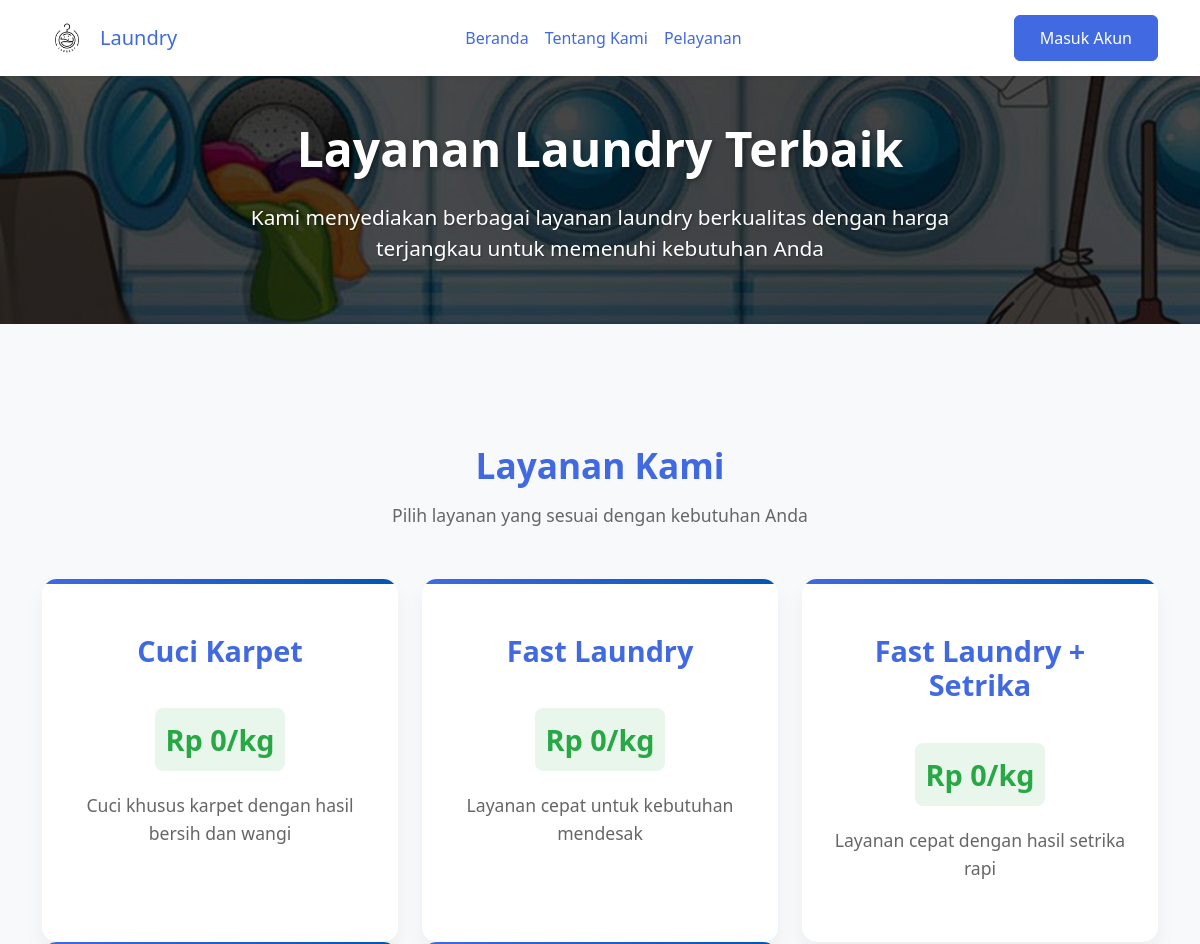
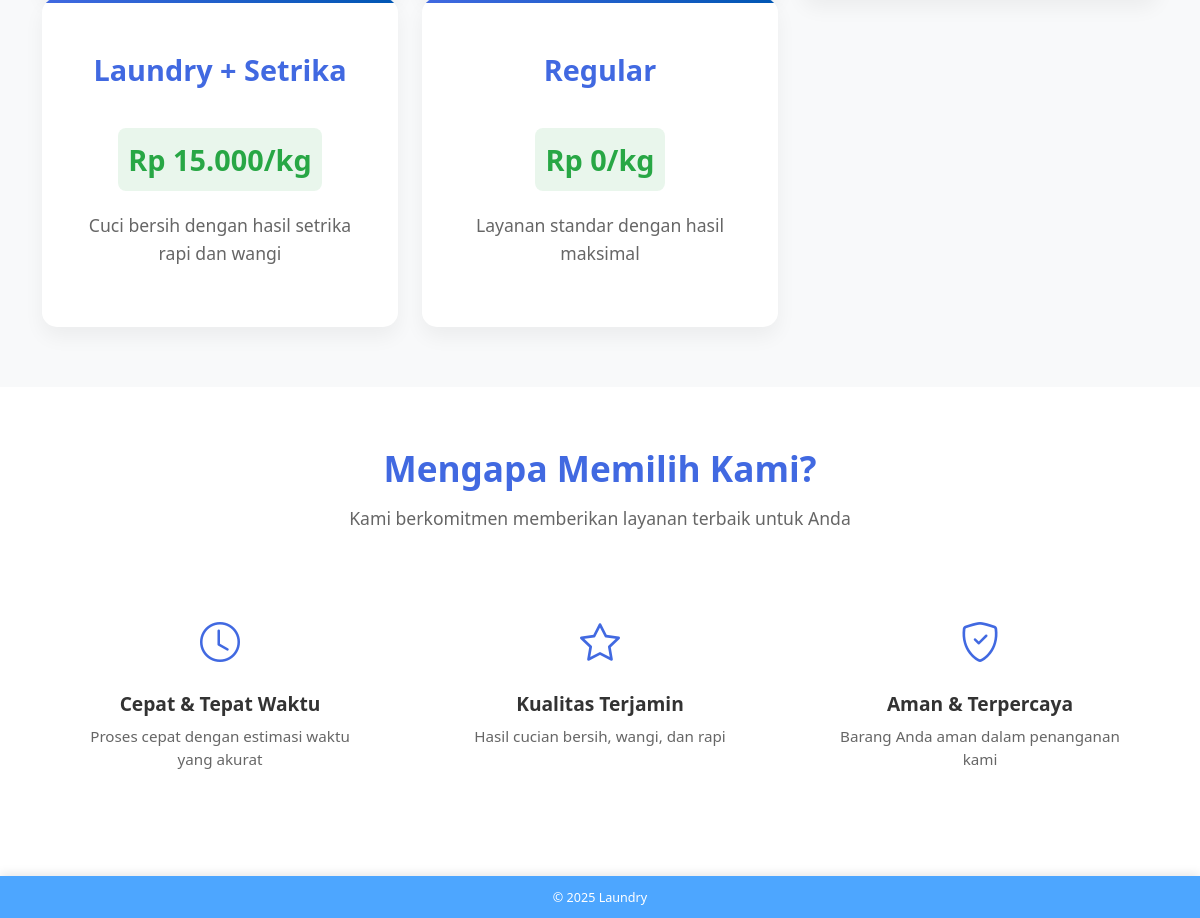
The page /pelayanan.php on the database its author committed (2 pictures, top to bottom).
### tables this page shows
CREATE TABLE `paket_laundry` (
  `id_laundry` int(11) NOT NULL,
  `jenis_laundry` varchar(50) NOT NULL,
  `estimasi_waktu` varchar(20) NOT NULL,
  `harga` decimal(10,2) NOT NULL
);

### pelayanan.php (the view, shortened to what this page needs)
<?php
require_once 'config/database.php';
try {
    $stmt = $pdo->query("SELECT * FROM paket_laundry ORDER BY jenis_laundry");
    $services = $stmt->fetchAll();
} catch(PDOException $e) {
    echo "Error: " . $e->getMessage();
    die();
}
?>
<!DOCTYPE html>
<html lang="en">
<head>
    <link href="https://cdn.jsdelivr.net/npm/bootstrap@5.3.0/dist/css/bootstrap.min.css" rel="stylesheet">
    <link href="https://cdn.jsdelivr.net/npm/bootstrap-icons@1.7.2/font/bootstrap-icons.css" rel="stylesheet">
    <link href="https://unpkg.com/aos@2.3.1/dist/aos.css" rel="stylesheet">
</head>
<body>
    <nav class="navbar navbar-expand-lg navbar-light bg-light navbar-custom">
        <div class="container">
            <a class="navbar-brand" href="index.php">
                <img src="assets/logoinvoice.png" alt="Laundry Logo" width="50" height="50" class="d-inline-block align-text-top me-2">
                Laundry
            </a>
            <div class="collapse navbar-collapse" id="navbarNav">
                <ul class="navbar-nav mx-auto mb-2 mb-lg-0">
                    <li class="nav-item">
                        <a class="nav-link" href="index.php">Beranda</a>
                    </li>
                    <li class="nav-item">
                        <a class="nav-link" href="tentang-kami.php">Tentang Kami</a>
                    </li>
                    <li class="nav-item">
                        <a class="nav-link active" aria-current="page" href="pelayanan.php">Pelayanan</a>
                    </li>
                </ul>
                <div class="d-flex">
                    <a href="login.php" class="btn btn-primary">Masuk Akun</a>
                </div>
            </div>
        </div>
    </nav>
    <section class="hero-section">
        <div class="container">
            <h1 data-aos="fade-up">Layanan Laundry Terbaik</h1>
            <p data-aos="fade-up" data-aos-delay="100">Kami menyediakan berbagai layanan laundry berkualitas dengan harga terjangkau untuk memenuhi kebutuhan Anda</p>
        </div>
    </section>
    <section class="services-section">
        <div class="container">
            <div class="section-title" data-aos="fade-up">
                <h2>Layanan Kami</h2>
                <p>Pilih layanan yang sesuai dengan kebutuhan Anda</p>
            </div>
            <div class="row">
                <?php foreach ($services as $service): ?>
                <div class="col-md-6 col-lg-4" data-aos="fade-up" data-aos-delay="<?php echo $loop * 100; ?>">
                    <div class="service-card">
                        <h3><?php echo htmlspecialchars($service['jenis_laundry']); ?></h3>
                        <div class="service-price">
                            Rp <?php echo number_format($service['harga'], 0, ',', '.'); ?>/kg
                        </div>
                        <p class="service-description">
                            <?php
                            $descriptions = [
                                'Laundry + Setrika' => 'Cuci bersih dengan hasil setrika rapi dan wangi',
                                'Fast Laundry' => 'Layanan cepat untuk kebutuhan mendesak',
                                'Regular' => 'Layanan standar dengan hasil maksimal',
                                'Cuci Karpet' => 'Cuci khusus karpet dengan hasil bersih dan wangi',
                                'Fast Laundry + Setrika' => 'Layanan cepat dengan hasil setrika rapi'
                            ];
                            echo htmlspecialchars($service['estimasi_waktu'] ? "Estimasi: " . $service['estimasi_waktu'] : ($descriptions[$service['jenis_laundry']] ?? "Layanan laundry berkualitas dengan hasil maksimal"));
                            ?>
                        </p>
                    </div>
                </div>
                <?php endforeach; ?>
            </div>
        </div>
    </section>
    <section class="features-section">
        <div class="container">
            <div class="section-title" data-aos="fade-up">
                <h2>Mengapa Memilih Kami?</h2>
                <p>Kami berkomitmen memberikan layanan terbaik untuk Anda</p>
            </div>
            <div class="row">
                <div class="col-md-4" data-aos="fade-up" data-aos-delay="100">
                    <div class="feature-item">
                        <div class="feature-icon">
                            <i class="bi bi-clock"></i>
                        </div>
                        <h3 class="feature-title">Cepat & Tepat Waktu</h3>
                        <p class="feature-description">Proses cepat dengan estimasi waktu yang akurat</p>
                    </div>
                </div>
                <div class="col-md-4" data-aos="fade-up" data-aos-delay="200">
                    <div class="feature-item">
                        <div class="feature-icon">
                            <i class="bi bi-star"></i>
                        </div>
                        <h3 class="feature-title">Kualitas Terjamin</h3>
                        <p class="feature-description">Hasil cucian bersih, wangi, dan rapi</p>
                    </div>
                </div>
                <div class="col-md-4" data-aos="fade-up" data-aos-delay="300">
                    <div class="feature-item">
                        <div class="feature-icon">
                            <i class="bi bi-shield-check"></i>
                        </div>
                        <h3 class="feature-title">Aman & Terpercaya</h3>
                        <p class="feature-description">Barang Anda aman dalam penanganan kami</p>
                    </div>
                </div>
            </div>
        </div>
    </section>
    <?php include 'components/footer.php'; ?>
</body>
</html>

### components/footer.php (shortened to what this page needs)
<footer class="footer">
    <div class="container">
        <div class="row align-items-center">
            <div class="col-12 text-center">
                <small class="text-white">&copy; <?php echo date('Y'); ?> Laundry</small>
            </div>
        </div>
    </div>
</footer>

### pelayanan.php (style rules this page uses)
:root { --primary-color: #4169e1; --secondary-color: #0056b3; --accent-color: #28a745; --text-color: #333; --light-bg: #f8f9fa; }
body { font-family: 'Segoe UI', Tahoma, Geneva, Verdana, sans-serif; color: var(--text-color); background-color: var(--light-bg); }
.navbar-custom { background-color: #ffffff !important; box-shadow: 0 2px 4px rgba(0,0,0,.08); position: fixed; width: 100%; top: 0; z-index: 1000; }
.navbar-custom .navbar-brand, .navbar-custom .nav-link { color: var(--primary-color) !important; font-weight: 500; }
.navbar-custom .navbar-brand { color: var(--primary-color) !important; font-weight: 500; display: flex; align-items: center; }
.navbar-custom .navbar-brand img { margin-right: 10px; }
.hero-section { background: linear-gradient(rgba(0, 0, 0, 0.5), rgba(0, 0, 0, 0.5)), url('assets/Laundryroom.jpg'); background-size: cover; background-position: center; background-repeat: no-repeat; color: white; padding: 120px 0 60px; margin-bottom: 60px; text-align: center; position: relative; }
.hero-section::before { content: ''; position: absolute; top: 0; left: 0; right: 0; bottom: 0; background: rgba(0, 0, 0, 0.4); z-index: 1; }
.hero-section .container { position: relative; z-index: 2; }
.hero-section h1 { font-size: 3rem; margin-bottom: 1.5rem; font-weight: 700; text-shadow: 2px 2px 4px rgba(0, 0, 0, 0.3); }
.hero-section p { font-size: 1.3rem; opacity: 0.95; max-width: 700px; margin: 0 auto; text-shadow: 1px 1px 2px rgba(0, 0, 0, 0.3); }
.services-section { padding: 60px 0; }
.section-title { text-align: center; margin-bottom: 50px; }
.section-title h2 { color: var(--primary-color); font-size: 2.2rem; font-weight: 700; margin-bottom: 1rem; }
.section-title p { color: #666; font-size: 1.1rem; }
.service-card { background-color: white; border-radius: 15px; box-shadow: 0 10px 20px rgba(0,0,0,.05); padding: 30px; margin-bottom: 30px; transition: all 0.3s ease; height: 100%; position: relative; overflow: hidden; text-align: center; }
.service-card::before { content: ''; position: absolute; top: 0; left: 0; width: 100%; height: 5px; background: linear-gradient(90deg, var(--primary-color), var(--secondary-color)); }
.service-card h3 { color: var(--primary-color); font-size: 1.8rem; font-weight: 600; margin-bottom: 20px; }
.service-price { font-size: 1.8rem; color: var(--accent-color); font-weight: 700; margin: 20px 0; padding: 10px; background-color: rgba(40, 167, 69, 0.1); border-radius: 8px; display: inline-block; }
.service-description { color: #666; margin-bottom: 0; line-height: 1.6; font-size: 1.1rem; }
.btn-primary { background-color: var(--primary-color); border-color: var(--primary-color); padding: 10px 25px; font-weight: 500; transition: all 0.3s ease; }
.features-section { padding: 60px 0; background-color: white; }
.feature-item { text-align: center; padding: 30px; }
.feature-icon { font-size: 2.5rem; color: var(--primary-color); margin-bottom: 20px; }
.feature-title { font-size: 1.2rem; font-weight: 600; margin-bottom: 10px; color: var(--text-color); }
.feature-description { color: #666; font-size: 0.95rem; }

### components/footer.php (style rules this page uses)
.footer { background-color: #4da6ff; box-shadow: 0 -2px 10px rgba(0,0,0,0.1); font-size: 0.9rem; position: relative; width: 100%; padding: 10px 0; text-align: center; margin-top: auto; }

### rows shown on the page
paket_laundry: jenis_laundry "Cuci Karpet", harga "0", estimasi_waktu+jenis_laundry "Cuci khusus karpet dengan hasil bersih dan wangi"
paket_laundry: jenis_laundry "Fast Laundry", harga "0", estimasi_waktu+jenis_laundry "Layanan cepat untuk kebutuhan mendesak"
paket_laundry: jenis_laundry "Fast Laundry + Setrika", harga "0", estimasi_waktu+jenis_laundry "Layanan cepat dengan hasil setrika rapi"
paket_laundry: jenis_laundry "Laundry + Setrika", harga "15.000", estimasi_waktu+jenis_laundry "Cuci bersih dengan hasil setrika rapi dan wangi"
paket_laundry: jenis_laundry "Regular", harga "0", estimasi_waktu+jenis_laundry "Layanan standar dengan hasil maksimal"
